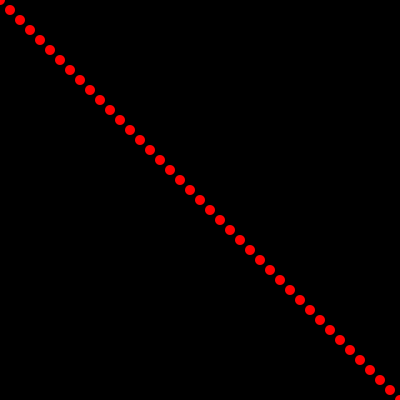
Frame 1 (no input)
Frame 60 (the mouse pressed at the canvas centre just before this capture): identical to frame 1, image omitted
Frame 120 (the mouse held since frame 60 and released just before this capture): identical to frame 1, image omitted

The Processing sketch that drew this single still picture (run headless with seeded random() and noise(); from frame 60 on, the mouse is pressed at the canvas centre):

// Processing sketch: ArrayList_Circles
// ── ArrayList_Circles.pde
//Circle c;

ArrayList<Circle> circlesArray;

void setup(){
  size(400,400);
  //c = new Circle(100,100);
  
  circlesArray = new ArrayList<Circle>();
  
  for(int i = 0; i < 100; i++){
    Circle c = new Circle(i*10, i*10);
    circlesArray.add(c);
  }
}

void draw(){
  background(0);
  //c.display();
  for(int i = 0; i < circlesArray.size(); i++){
    Circle c = circlesArray.get(i);    //Unnecessary but helpful
    c.display();
  }
  
}
// ── Circle.pde
class Circle{
  
  PVector loc;
  
  Circle(float x, float y){
    loc = new PVector(x,y);
  }
  
  void display(){
    noStroke();
    fill(255,0,0);
    ellipse(loc.x, loc.y, 10,10);
  }
  
}
